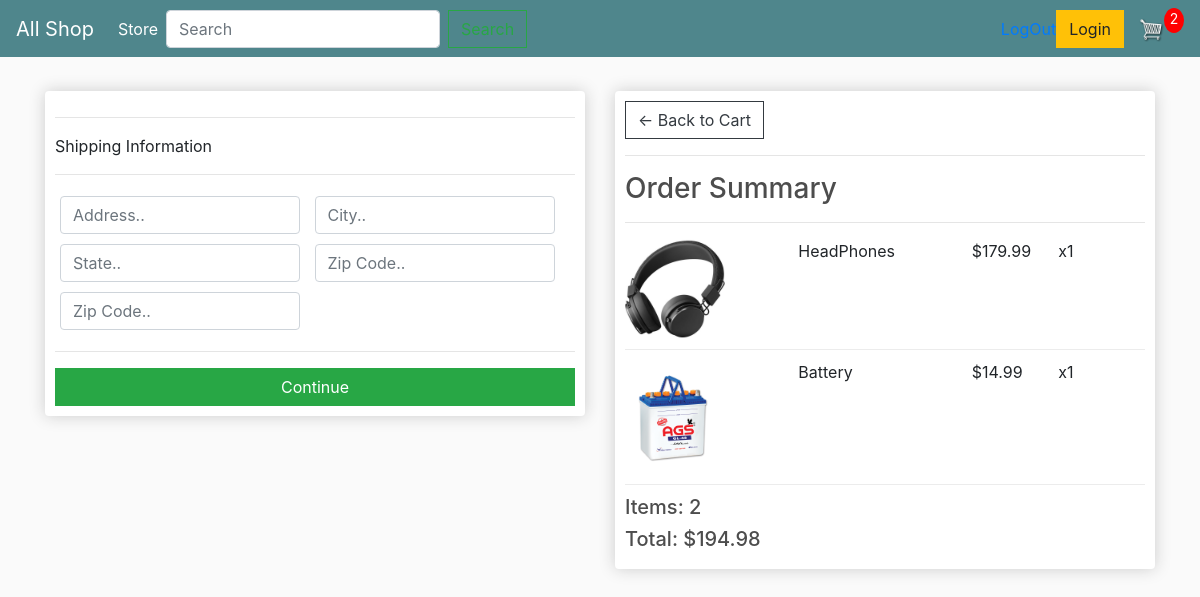
Screenshot of /checkout/ (signed in) with the database file from the repository.
### app/models.py (models this page shows, shortened)
class OrderItem(models.Model):
    product = models.ForeignKey(Product,on_delete=models.SET_NULL,null=True)
    order = models.ForeignKey(Order,on_delete=models.SET_NULL,null=True)
    quantity = models.IntegerField(default=0,null=True,blank=True)
    date_added = models.DateTimeField(auto_now_add=True)
    @property
    def get_total(self):
        total = self.product.price * self.quantity
        return total

class Product(models.Model):
    name = models.CharField(max_length=200)
    price = models.DecimalField(max_digits=7, decimal_places=2)
    digital = models.BooleanField(default=False,null=True,blank=True)
    image = models.ImageField(null=True,blank= True)
    @property
    def imageURL(self):
        try:
            url = self.image.url
        except:
            url = ''
        return url

class Order(models.Model):
    customer = models.ForeignKey(Customer, on_delete=models.SET_NULL,null=True,blank=True)
    date_ordered = models.DateTimeField(auto_now_add=True)
    complete = models.BooleanField(default=False)
    transaction_id = models.CharField(max_length=100, null=True)
    @property
    def shipping(self):
        shipping = False
        orderitems = self.orderitem_set.all()
        for i in orderitems:
            if i.product.digital == False:
                shipping = True
            return shipping
    @property
    def get_cart_total(self):
        orderitems = self.orderitem_set.all()
        total = sum([item.get_total for item in orderitems])
        return total
    @property
    def get_cart_items(self):
        orderitems = self.orderitem_set.all()
        total = sum([item.quantity for item in orderitems])
        return total

### app/views.py (the view)
# urls.py: path('checkout/',views.checkout,name='checkout'),
def checkout(request):
    cartDat = cartData(request)
    cartitem = cartDat['cartitem']
    order = cartDat['order']
    items = cartDat['items']
    context = {'items':items,'order':order,'cartitem': cartitem}
    return render(request, 'app/checkout.html', context)

### app/utils.py (called while the page is built)
def cartData(request):
    if request.user.is_authenticated:
        customer = request.user.customer
        order, created = Order.objects.get_or_create(customer=customer,complete=False )
        items = order.orderitem_set.all()
        cartitem = order.get_cart_items
    else:
        cookieData = cookieCart(request)
        cartitem = cookieData['cartitem']
        order = cookieData['order']
        items = cookieData['items']
    return{'items':items,'order':order,'cartitem': cartitem}

### app/templates/app/checkout.html (shortened to what this page needs)
{% extends 'app/main.html' %}
{% block content %}
    <div class = "row">
        <div class = "col-lg-6">
            <div class = "box-element" id = "form-wrapper">
                <form id = "form">
                    <div id = "shipping-info">
                        <hr>
                        <p>Shipping Information</p>
                        <hr>
                        <div class="form-field">
                            <input required class = "form-control" type = "text" name = "address" placeholder = "Address..">
                        </div>
                        <div class="form-field">
                            <input required class = "form-control" type = "text" name = "city" placeholder = "City..">
                        </div>
                        <div class="form-field">
                            <input required class = "form-control" type = "text" name = "state" placeholder = "State..">
                        </div>
                        <div class="form-field">
                            <input required class = "form-control" type = "text" name = "zipcode" placeholder = "Zip Code..">
                        </div>
                        <div class="form-field">
                            <input required class = "form-control" type = "text" name = "country" placeholder = "Zip Code..">
                        </div>
                    </div>
                    <hr>
                    <input id = "form-button" class = "btn btn-success btn-block" type="submit" value ="Continue">
                </form>
            </div>
            <br>
        </div>
        <div class="col-lg-6">
			<div class="box-element">
				<a  class="btn btn-outline-dark" href="{% url 'cart' %}">&#x2190; Back to Cart</a>
				<hr>
				<h3>Order Summary</h3>
				<hr>
                {% for item in items %}
				<div class="cart-row">
					<div style="flex:2"><img class="row-image" src ="{{ item.product.imageURL }}"></div>
					<div style="flex:2"><p>{{item.product.name}}</p></div>
					<div style="flex:1"><p>${{item.product.price}}</p></div>
					<div style="flex:1"><p>x{{item.quantity}}</p></div>
				</div>
                {% endfor %}
				<h5>Items:  {{ order.get_cart_items }}</h5>
				<h5>Total:   ${{order.get_cart_total|floatformat:2}}</h5>
			</div>
		</div>
    </div>
{% endblock content %}

### static/css/main.css (style rules this page uses)
body { background-color: hsl(0, 0%, 98%); }
h1,h2,h3,h4,h5,h6 { color:hsl(0, 0%, 30%); }
.box-element { box-shadow:hsl(0, 0%, 80%) 0 0 16px; background-color: #fff; border-radius: 4px; padding: 10px; }
.col-lg-4, .col-lg-6, .col-lg-8, .col-lg-12 { margin-top: 10px; }
.btn { border-radius: 0; }
.row-image { width: 100px; }
.form-field { width:250px; display: inline-block; padding: 5px; }
.cart-row { display: flex; align-items: flex-stretch; padding-bottom: 10px; margin-bottom: 10px; border-bottom: 1px solid #ececec; }

### app/templates/app/main.html (style rules this page uses)
body { background-color: hsl(0, 0%, 98%); }
h1,h2,h3,h4,h5,h6 { color:hsl(0, 0%, 30%); }
.box-element { box-shadow:hsl(0, 0%, 80%) 0 0 16px; background-color: #fff; border-radius: 4px; padding: 10px; }
.col-lg-4, .col-lg-6, .col-lg-8, .col-lg-12 { margin-top: 10px; }
.btn { border-radius: 0; }
.row-image { width: 100px; }
.form-field { width:250px; display: inline-block; padding: 5px; }
.cart-row { display: flex; align-items: flex-stretch; padding-bottom: 10px; margin-bottom: 10px; border-bottom: 1px solid #ececec; }

### rows the page displays
OrderItem: product.imageURL (picture), product.name "HeadPhones", product.price "179.99", quantity "1"
OrderItem: product.imageURL (picture), product.name "Battery", product.price "14.99", quantity "1"
Order: get_cart_items "2", get_cart_total "194.98"

### other values shown
{{ cartitem }} "2"
